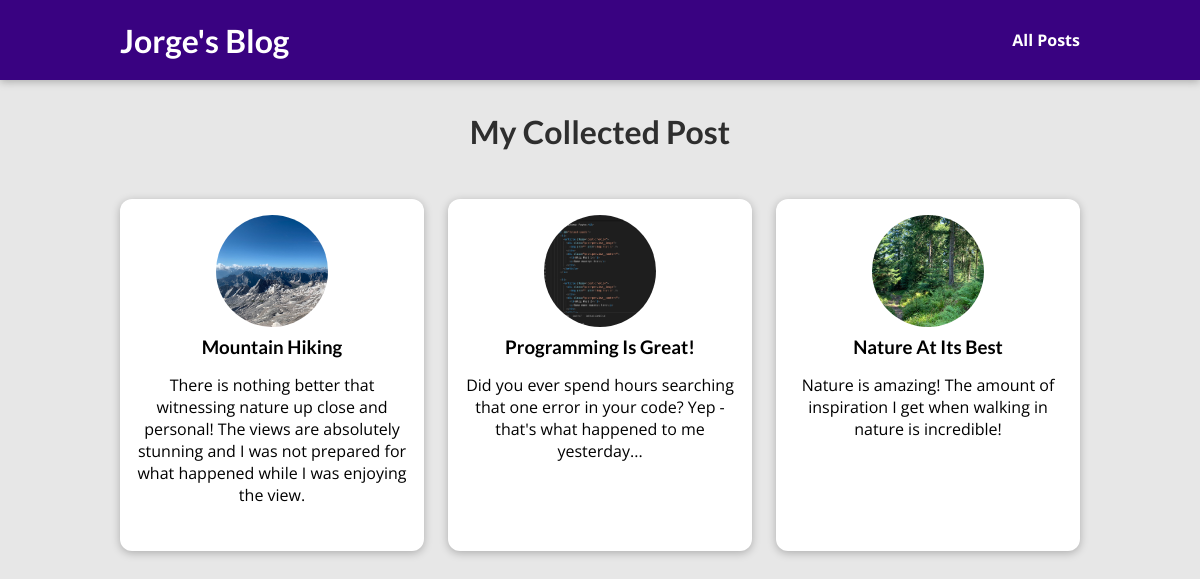
The page /posts on the database its author committed.
### blog/models.py (models this page shows)
class Post(models.Model):
    title = models.CharField(max_length=100)
    excerpt = models.CharField(max_length=200)
    image = models.ImageField(upload_to="post", null=True)
    date = models.DateField(auto_now=True)
    slug = models.SlugField(unique=True, db_index=True)
    content = models.TextField(validators=[MinLengthValidator(10)])
    author = models.ForeignKey(Author, on_delete=models.SET_NULL, null=True, related_name="posts")
    tags = models.ManyToManyField(Tag)

### blog/views.py (the view)
# urls.py: path("posts", views.AllPostView.as_view(), name="posts-page"),
class AllPostView(ListView):
    template_name = "blog/all-posts.html"
    model = Post
    ordering = ["-date"]
    context_object_name = "all_posts"

### blog/templates/blog/all-posts.html (shortened to what this page needs)
{% extends "base.html" %}
{% load static %}
{% block css_files %}
    <link rel="stylesheet" href="{% static 'blog/post.css' %}" />
    <link rel="stylesheet" href="{% static 'blog/all-posts.css' %}"/>
{% endblock %}
{% block content %}
<section ID="all-posts">
  <h2>My Collected Post</h2>
  <ul>
    {% for post in all_posts%}
      {% include 'blog/includes/post.html' %}
    {% endfor %}
  </ul>
</section>
{% endblock %}

### blog/templates/blog/includes/post.html
<li>
    <article class="post">
        <a href="{% url 'post-detail-page' post.slug %}">
            <img src="{{ post.image.url }}" alt="{{ post.title }}"/>
            <div class="post__content">
                <h3>{{post.title}}</h3>
                <p>
                    {{post.excerpt}}
                </p>
            </div>
        </a>
    </article>
</li>

### static/app.css (style rules this page uses)
* { box-sizing: border-box; }
html { font-family: "Open Sans", "Lato", sans-serif; }
body { margin: 0; }
h1, h2, h3 { font-family: "Lato", sans-serif; font-weight: bold; }

### blog/static/blog/post.css (style rules this page uses)
.post { display: flex; flex-direction: column; align-items: center; text-align: center; }
.post a { text-decoration: none; color: black; transition: all 0.2s ease; padding: 1rem; }
.post img { width: 5rem; height: 5rem; object-fit: cover; border-radius: 50%; }
.post h3 { margin: 0.25rem 0; }

### blog/static/blog/all-posts.css (style rules this page uses)
body { background-color: #e7e7e7; }
#all-posts { margin: 7rem auto; width: 90%; max-width: 60rem; }
#all-posts h2 { text-align: center; font-size: 2rem; color: #2e2e2e; margin: 3rem 0; }
ul { list-style: none; margin: 0; padding: 0; display: grid; grid-template-columns: repeat(auto-fill, minmax(17rem, 1fr)); gap: 1.5rem; }
.post img { width: 7rem; height: 7rem; }
.post a { height: 22rem; transform-origin: center; box-shadow: 0 2px 8px rgba(0, 0, 0, 0.25); border-radius: 12px; background-color: white; }

### rows shown on the page
Post: image (picture), title "Mountain Hiking", excerpt "There is nothing better that witnessing nature up close and personal! The views are absolutely stunning and I was not prepared for what happened while I was enjoying the view."
Post: image (picture), title "Programming Is Great!", excerpt "Did you ever spend hours searching that one error in your code? Yep - that's what happened to me yesterday..."
Post: image (picture), title "Nature At Its Best", excerpt "Nature is amazing! The amount of inspiration I get when walking in nature is incredible!"
